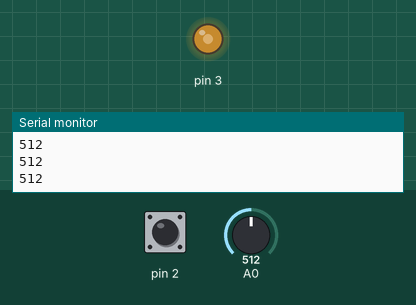
Recording of a sketch running on a simulated Arduino Uno, built with avr-gcc and run on an emulated ATmega328P. Parts: output pins drawn as LEDs (lit = HIGH), the last lines printed to the serial monitor. The test bench sets the inputs (shaded band); at power-on: A0 = 512, pin 2 HIGH.

Above: at 1.2 s.
1.3 s: A0 set to 716
At 2.4 s:
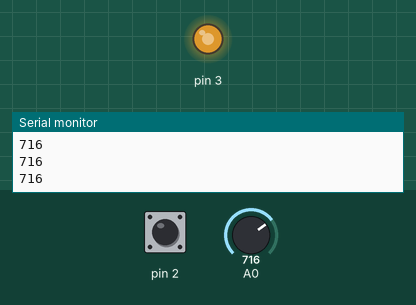
2.8 s: pin 2 pulled LOW for 0.15 s
At 2.9 s:
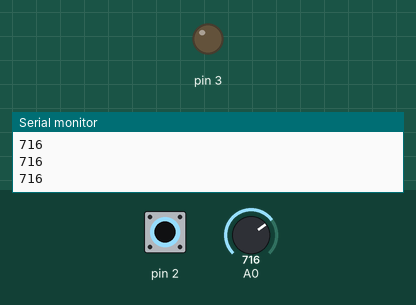
4.5 s: A0 set to 900
At 5.2 s:
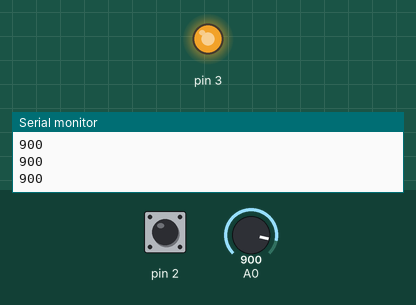
6.0 s: A0 set to 122
At 6.5 s:
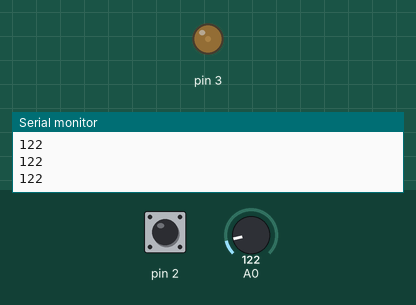
7.5 s: A0 set to 0
At 7.8 s:
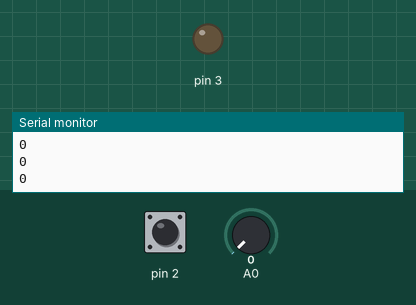
Timing chart, 0 to 10.0 s (numbered marks = the images above; inputs shaded):
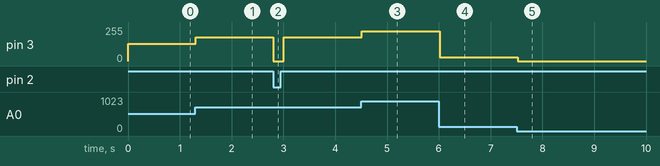

Measured:
- after the input at 1.3 s, pin 3: 128/255 → 179/255 at once
- after the input at 2.8 s, pin 3: 179/255 → 0/255 at once, → 179/255 0.20 s later
- after the input at 4.5 s, pin 3: 179/255 → 225/255 at once
- after the input at 6.0 s, pin 3: 225/255 → 30/255 at once
- after the input at 7.5 s, pin 3: 30/255 → 0/255 at once

The sketch:

outputTest.ino
```cpp
void setup() {
  // put your setup code here, to run once:
  Serial.begin(9600);
  pinMode(3, OUTPUT);
  pinMode(2, INPUT_PULLUP);

}

void loop() {
  // put your main code here, to run repeatedly:
  //digitalWrite(2,HIGH);
  unsigned int uiLightRead = analogRead(0);
  if (digitalRead(2))
     analogWrite(3,(uiLightRead / 4));
   else
     analogWrite(3,(0));

  Serial.println(uiLightRead);
  delay (100);
}
```
